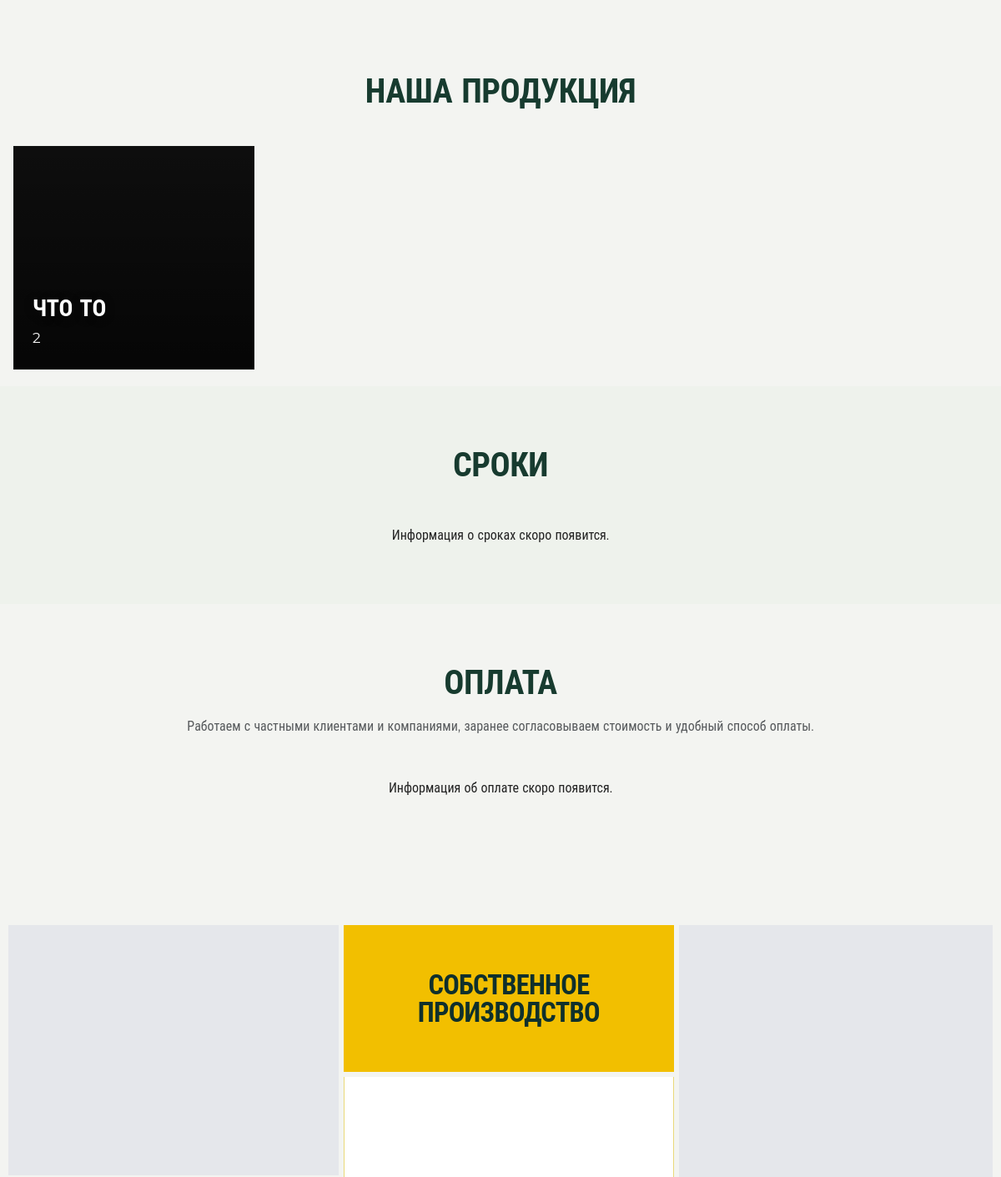
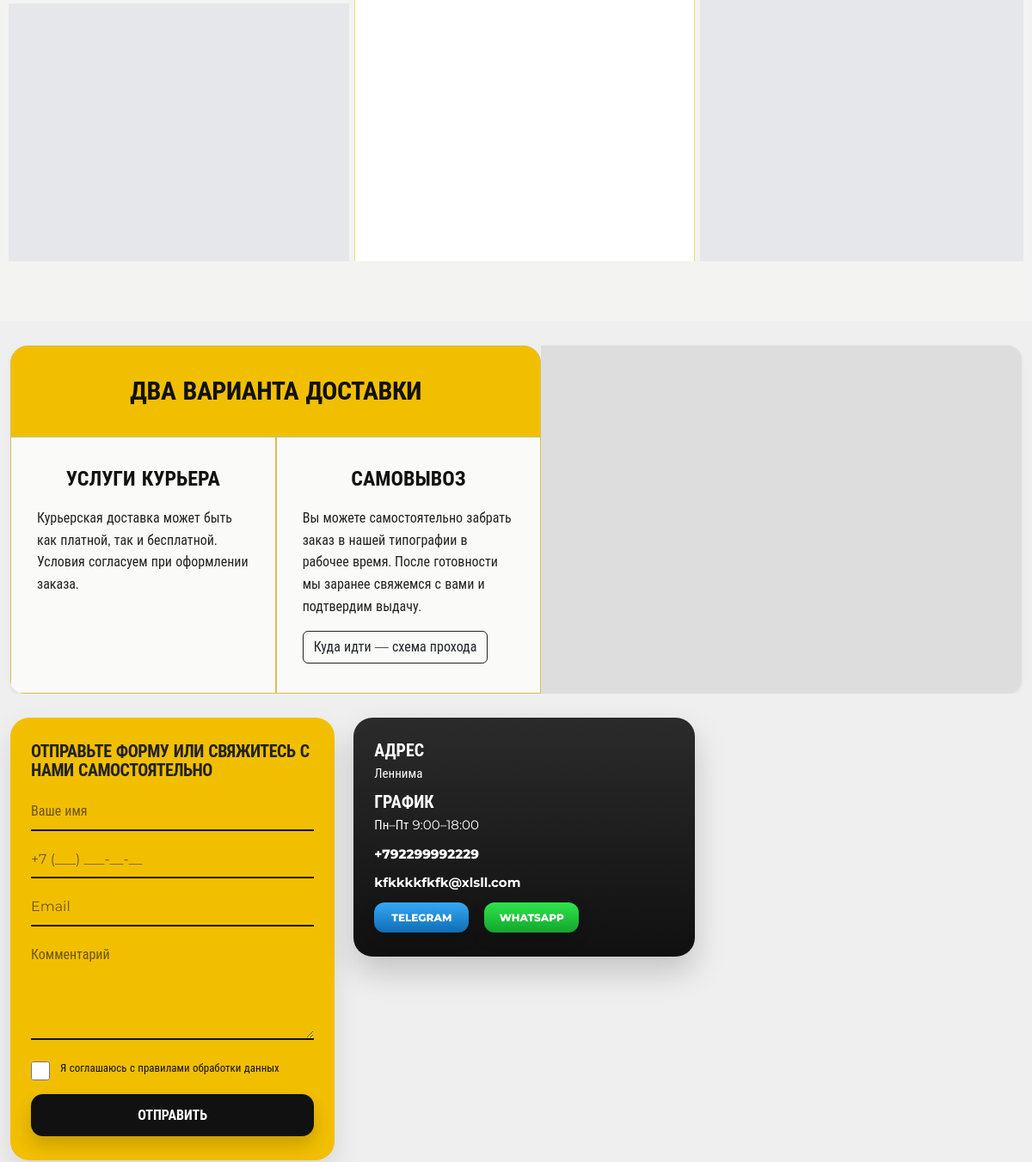
The app's page / (upper part), older data (2 pictures, top to bottom).
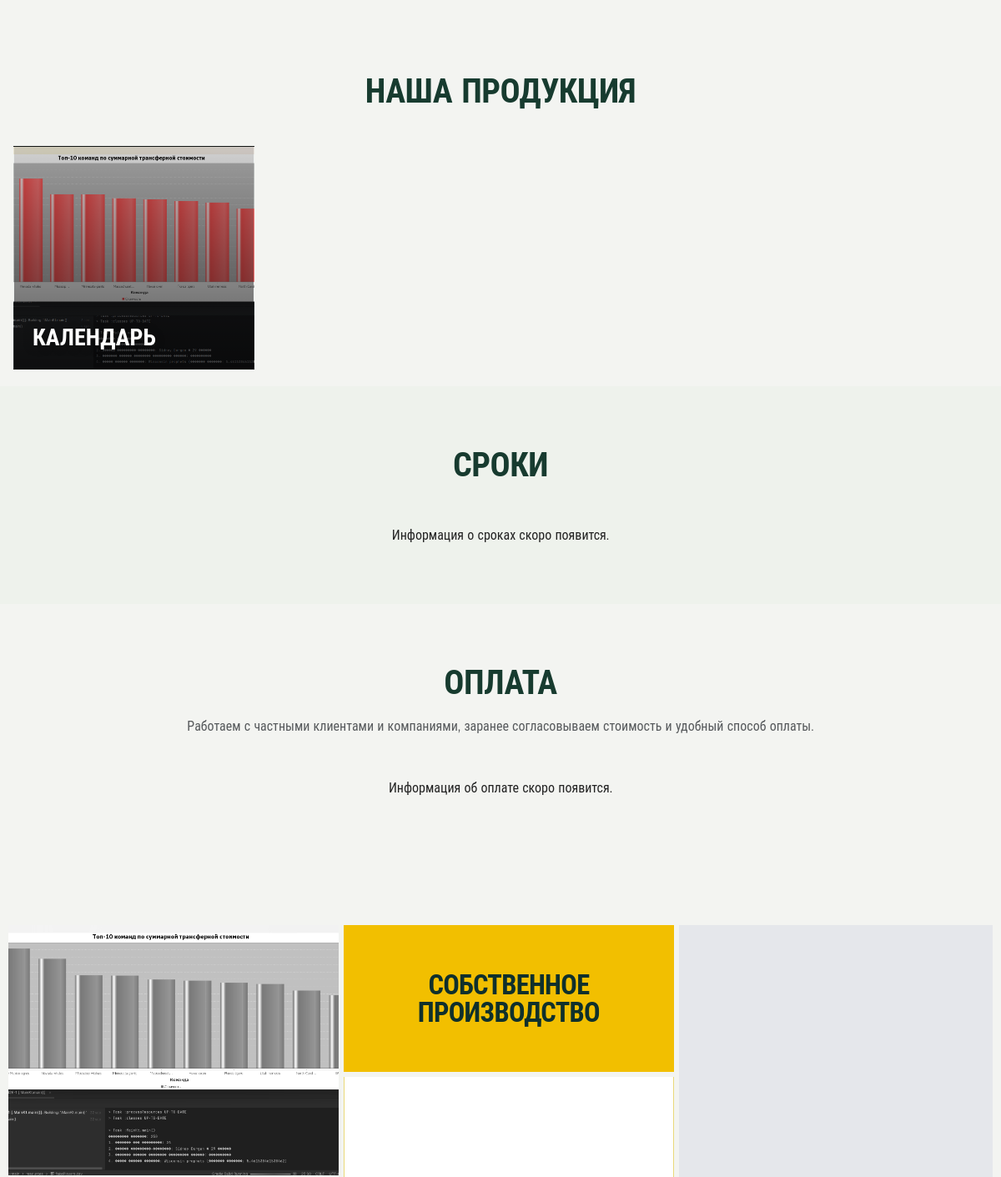
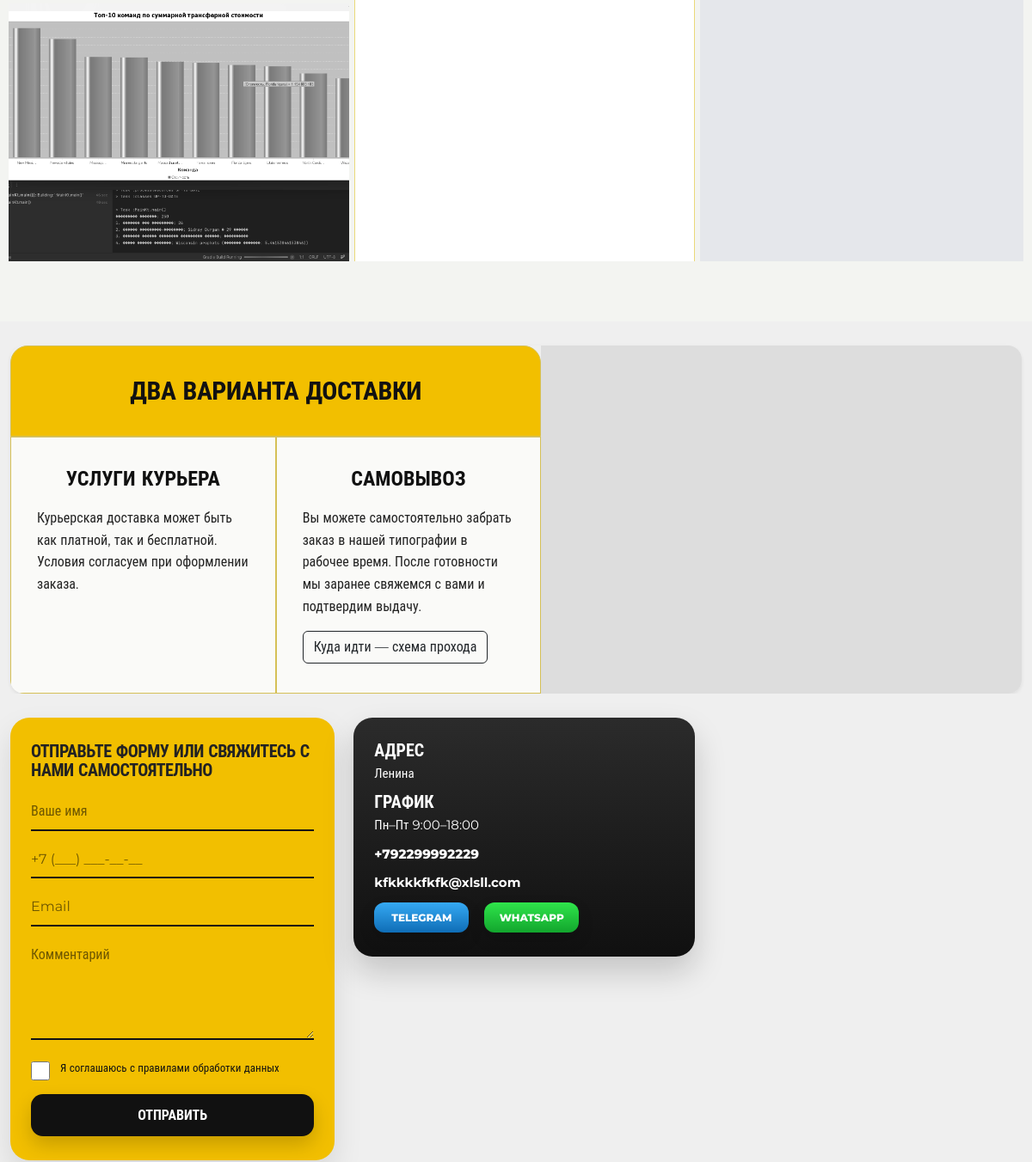
The same page, newer data (2 pictures, top to bottom).
### main/models.py (models this page shows, shortened)
class Service(models.Model):
    title = models.CharField('Название', max_length=200)
    description = models.TextField('Описание')
    price = models.CharField('Цена', max_length=100, blank=True)
    image = models.ImageField('Изображение', upload_to='services/', blank=True, null=True)
    order = models.PositiveIntegerField('Порядок', default=0)
    class Meta:
        ordering = ['order']

class ContactInfo(models.Model):
    phone = models.CharField('Телефон', max_length=20)
    email = models.EmailField('Email')
    address = models.CharField('Адрес', max_length=300)
    work_hours = models.CharField('Режим работы', max_length=200, blank=True)
    map_link = models.URLField('Ссылка на карту', blank=True)  # iframe с Яндекс/Google картой
    class Meta:
        verbose_name = 'Контактные данные'
        verbose_name_plural = 'Контактные данные'

class Portfolio(models.Model):
    title = models.CharField('Название', max_length=200)
    category = models.CharField('Категория', max_length=100)  # например, "Визитки", "Брошюры"
    image = models.ImageField('Фото работы', upload_to='portfolio/')
    description = models.TextField('Описание', blank=True)
    order = models.PositiveIntegerField('Порядок', default=0)
    class Meta:
        ordering = ['order']

### main/views.py (the view)
# urls.py: path('', views.index, name='index'),
def index(request):
    services = Service.objects.all()
    portfolio = Portfolio.objects.all()
    contact = ContactInfo.objects.first()
    delivery = DeliveryInfo.objects.all()
    payment = PaymentInfo.objects.all()
    terms = TermsInfo.objects.all()
    content_blocks = ContentBlock.objects.filter(is_active=True)
    sitesettings = SiteSettings.objects.first()
    form = OrderForm()
    return render(request, 'main/index.html', {
        'services': services,
        'portfolio': portfolio,
        'contact': contact,
        'delivery': delivery,
        'payment': payment,
        'terms': terms,
        'content_blocks': content_blocks,
        'contentblocks': content_blocks,
        'sitesettings': sitesettings,
        'site_settings': sitesettings,
        'form': form,
    })

### main/forms.py
class OrderForm(forms.ModelForm):
    class Meta:
        model = Order
        fields = ['name', 'phone', 'email', 'comment']
        widgets = {
            'name': forms.TextInput(attrs={'class': 'form-control', 'placeholder': 'Ваше имя'}),
            'phone': forms.TextInput(attrs={'class': 'form-control', 'placeholder': 'Телефон'}),
            'email': forms.EmailInput(attrs={'class': 'form-control', 'placeholder': 'Email (необязательно)'}),
            'comment': forms.Textarea(attrs={'class': 'form-control', 'placeholder': 'Комментарий', 'rows': 3}),
        }

### templates/main/index.html (shortened to what this page needs)
{% extends 'base.html' %}
{% load static %}
{% block content %}
<section id="services" class="services-ref py-5">
  <div class="services-head container">
    <h2 class="text-center mb-0">{{ site_settings.services_section_title|default:"НАША ПРОДУКЦИЯ" }}</h2>
  </div>
  <div class="products-grid">
    {% for s in services %}
      <a class="product-tile"
         style="{% if s.image %}background-image:url('{{ s.image.url }}');{% endif %}">
        <div class="product-tile__overlay"></div>
        <div class="product-tile__content">
          <div class="product-tile__title">{{ s.title }}</div>
          {% if s.price %}
            <div class="product-tile__price">{{ s.price }}</div>
          {% endif %}
        </div>
      </a>
    {% endfor %}
  </div>
</section>
<section id="terms" class="py-5 bg-light">
  <div class="container">
    <h2 class="text-center mb-3">{{ site_settings.terms_section_title|default:"СРОКИ" }}</h2>
    <div class="row g-4 justify-content-center">
      {% for item in terms %}
        <div class="col-lg-4 col-md-6">
          <div class="card h-100">
            {% if item.image %}
              <img src="{{ item.image.url }}" class="card-img-top" alt="{{ item.title }}">
            {% endif %}
            <div class="card-body">
              <h5 class="card-title">{{ item.title }}</h5>
              <div class="card-text">{{ item.content|linebreaks }}</div>
            </div>
          </div>
        </div>
      {% empty %}
        <div class="col-12 text-center">
          <p class="mb-0">Информация о сроках скоро появится.</p>
        </div>
      {% endfor %}
    </div>
  </div>
</section>
<section id="payment" class="py-5">
  <div class="container">
    <h2 class="text-center mb-3">{{ site_settings.payment_section_title|default:"ОПЛАТА" }}</h2>
    <p class="text-center text-muted mx-auto mb-5" style="max-width: 760px;">
      Работаем с частными клиентами и компаниями, заранее согласовываем стоимость и удобный способ оплаты.
    </p>
    <div class="row g-4 justify-content-center">
      {% for item in payment %}
        <div class="col-lg-4 col-md-6">
          <div class="card h-100">
            {% if item.image %}
              <img src="{{ item.image.url }}" class="card-img-top" alt="{{ item.title }}">
            {% endif %}
            <div class="card-body">
              <h5 class="card-title">{{ item.title }}</h5>
              <div class="card-text">{{ item.content|linebreaks }}</div>
            </div>
          </div>
        </div>
      {% empty %}
        <div class="col-12 text-center">
          <p class="mb-0">Информация об оплате скоро появится.</p>
        </div>
      {% endfor %}
    </div>
  </div>
</section>
<section id="portfolio" class="equipment-ref-section">
  <div class="container">
    <div class="equipment-ref-grid">
      <div class="equipment-ref-left">
        {% for item in portfolio|slice:":1" %}
          <div class="equipment-ref-photo equipment-ref-photo--top">
            {% if item.image %}
              <img src="{{ item.image.url }}" alt="{{ item.title }}">
            {% endif %}
          </div>
        {% empty %}
          <div class="equipment-ref-photo equipment-ref-photo--top"></div>
        {% endfor %}
        {% for item in portfolio|slice:"1:2" %}
          <div class="equipment-ref-photo equipment-ref-photo--bottom">
            {% if item.image %}
              <img src="{{ item.image.url }}" alt="{{ item.title }}">
            {% endif %}
          </div>
        {% empty %}
          <div class="equipment-ref-photo equipment-ref-photo--bottom"></div>
        {% endfor %}
      </div>
      <div class="equipment-ref-center">
        <div class="equipment-ref-title">
          <h2>{{ sitesettings.portfolio_section_title|default:"СОБСТВЕННОЕ ПРОИЗВОДСТВО" }}</h2>
        </div>
        <div class="equipment-ref-text">
        </div>
      </div>
      <div class="equipment-ref-right">
        {% for item in portfolio|slice:"2:3" %}
          <div class="equipment-ref-photo equipment-ref-photo--tall">
            {% if item.image %}
              <img src="{{ item.image.url }}" alt="{{ item.title }}">
            {% endif %}
          </div>
        {% empty %}
          <div class="equipment-ref-photo equipment-ref-photo--tall"></div>
        {% endfor %}
      </div>
    </div>
  </div>
</section>
<section id="delivery" class="delivery-ref-section">
  <div class="container">
    <div class="delivery-ref-grid overflow-hidden rounded-4 shadow-sm">
      <div class="delivery-ref-left">
        <div class="delivery-ref-title">
          <h2>{{ site_settings.delivery_section_title|default:"ДВА ВАРИАНТА ДОСТАВКИ" }}</h2>
        </div>
        <div class="delivery-ref-cards">
          {% for item in delivery|slice:":2" %}
            <div class="delivery-ref-card">
              <h3>{{ item.title }}</h3>
              <div class="delivery-ref-text">{{ item.content|safe }}</div>
              {% if forloop.last %}
                <div class="pickup-route-link mt-3">
                  <a href="{{ site_settings.pickup_route_url|default:'https://docs.google.com/document/d/1W-RdV6t0C8leB_gxZ6dyJapt0HCWEGDr/edit' }}"
                     target="_blank"
                     rel="noopener noreferrer"
                     class="btn btn-outline-dark">
                    {{ site_settings.pickup_route_button_text|default:'Куда идти — схема прохода' }}
                  </a>
                </div>
              {% endif %}
            </div>
          {% empty %}
            <div class="delivery-ref-card">
              <h3>УСЛУГИ КУРЬЕРА</h3>
              <div class="delivery-ref-text">
                Курьерская доставка может быть как платной, так и бесплатной. Условия согласуем при оформлении заказа.
              </div>
            </div>
            <div class="delivery-ref-card">
              <h3>САМОВЫВОЗ</h3>
              <div class="delivery-ref-text">
                Вы можете самостоятельно забрать заказ в нашей типографии в рабочее время. После готовности мы заранее свяжемся с вами и подтвердим выдачу.
              </div>
              <div class="pickup-route-link mt-3">
                <a href="{{ site_settings.pickup_route_url|default:'https://docs.google.com/document/d/1W-RdV6t0C8leB_gxZ6dyJapt0HCWEGDr/edit' }}"
                   target="_blank"
                   rel="noopener noreferrer"
                   class="btn btn-outline-dark">
                  {{ site_settings.pickup_route_button_text|default:'Куда идти — схема прохода' }}
                </a>
              </div>
            </div>
          {% endfor %}
        </div>
      </div>
      <div class="delivery-ref-map">
      </div>
    </div>
  </div>
</section>
<section id="contact" class="contact-ref-section">
  <div class="container">
    <div class="contact-ref-grid">
      <div class="contact-ref-form-wrap">
        <h2>{{ site_settings.contact_form_title|default:"ОТПРАВЬТЕ ФОРМУ ИЛИ СВЯЖИТЕСЬ С НАМИ САМОСТОЯТЕЛЬНО" }}</h2>
        <form class="contact-form contact-ref-form" method="post" action="{% url 'submit_order' %}">
          <div class="contact-ref-field">
            <input type="text" name="name" placeholder="Ваше имя" required>
          </div>
          <div class="contact-ref-field">
            <input type="text" name="phone" placeholder="+7 (___) ___-__-__" required>
          </div>
          <div class="contact-ref-field">
            <input type="email" name="email" placeholder="Email">
          </div>
          <div class="contact-ref-field">
            <textarea name="comment" rows="4" placeholder="Комментарий"></textarea>
          </div>
          <label class="contact-ref-check">
            <input type="checkbox" required>
            <span>{{ site_settings.consent_text|default:"Я соглашаюсь с правилами обработки данных" }}</span>
          </label>
          <button type="submit" class="contact-ref-submit">
            {{ site_settings.submit_button_text|default:"ОТПРАВИТЬ" }}
          </button>
        </form>
      </div>
      <div class="contact-ref-info">
        <h3>АДРЕС</h3>
        <p>{% if contact and contact.address %}{{ contact.address }}{% else %}Адрес уточняется{% endif %}</p>
        <h3>ГРАФИК</h3>
        <p>{% if contact and contact.work_hours %}{{ contact.work_hours }}{% else %}Пн–Пт 9:00–18:00{% endif %}</p>
        <p class="contact-ref-phone">{% if contact and contact.phone %}{{ contact.phone }}{% else %}+7 (000) 000-00-00{% endif %}</p>
        <p class="contact-ref-email">{% if contact and contact.email %}{{ contact.email }}{% else %}email@example.com{% endif %}</p>
        <div class="contact-ref-buttons">
          <a href="{{ site_settings.telegram_url|default:'#' }}" class="contact-btn contact-btn--tg" target="_blank" rel="noopener noreferrer">
            {{ site_settings.telegram_button_text|default:"TELEGRAM" }}
          </a>
          <a href="{{ site_settings.whatsapp_url|default:'#' }}" class="contact-btn contact-btn--wa" target="_blank" rel="noopener noreferrer">
            {{ site_settings.whatsapp_button_text|default:"WHATSAPP" }}
          </a>
        </div>
      </div>
    </div>
  </div>
</section>
{% endblock %}

### templates/base.html (shortened to what this page needs)
{% load static %}
<!DOCTYPE html>
<html lang="ru">
<head>
    <link href="https://cdn.jsdelivr.net/npm/bootstrap@5.3.3/dist/css/bootstrap.min.css" rel="stylesheet">
    <link rel="stylesheet" href="{% static 'main/css/style.css' %}?v=20260309">
</head>
<body>
    {% block content %}{% endblock %}
</body>
</html>

Row changes from the older to the newer data that the page shows:
removed Service: title "ЧТО ТО", price "2"
added Service: image (picture), title "КАЛЕНДАРЬ"
added Portfolio: image (picture), shown under "ОПЛАТА"
added Portfolio: image (picture)
changed ContactInfo "kfkkkkfkfk@xlsll.com": address "Леннима" → "Ленина"
